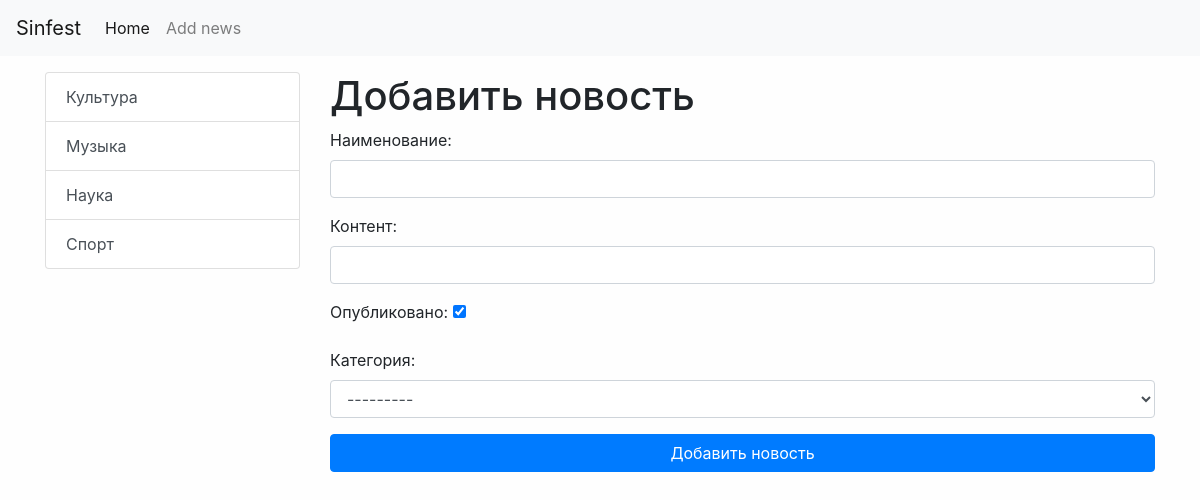
The page /news/add_news/ on the database its author committed.
### news/models.py (models this page shows)
class Category(models.Model):
    title = models.CharField(max_length=150, db_index=True, verbose_name='Наименование категории')
    def get_absolute_url(self):
        return reverse("category", kwargs={"category_id": self.pk})
    def __str__(self):
        return self.title
    class Meta:
        verbose_name = 'Категория'
        verbose_name_plural = 'Категории'
        ordering = ['title']

### news/views.py (the view)
# urls.py: path('news/add_news/', CreateNews.as_view(), name='add_news'),
class CreateNews(CreateView):
    form_class = NewsForm
    template_name = 'news/add_news.html'
    success_url = reverse_lazy('home')

### news/forms.py (shortened to what this page needs)
class NewsForm(forms.ModelForm):
    class Meta:
        model = News
        fields = ['title', 'content', 'is_published', 'category']
        widgets = {
            'title':forms.TextInput(attrs={'class':'form-control'}),
            'content':forms.TextInput(attrs={'class':'form-control', 'rows': 5}),
            "category":forms.Select(attrs={'class':'form-control'})
        }

### news/templatetags/news_tags.py (called while the page is built)
@register.inclusion_tag('news/list_categories.html')
def show_categories():
    categories = Category.objects.all()
    return {"categories" : categories}

### news/templates/news/add_news.html (shortened to what this page needs)
{% extends 'base.html' %}
{% block sidebar %}
{% include 'inc/_sidebar.html'%}
{% endblock %}
{% block content %}
<h1> Добавить новость</h1>
<form action="{% url 'add_news' %}" method="post">
    {{ form.as_p }}
    <button type="submit" class="btn btn-primary btn-block"> Добавить новость</button>
</form>
{% endblock %}

### news/templates/news/list_categories.html
<div class="list-group">
    {% for item in categories %}
    <a href="{{ item.get_absolute_url }}" class="list-group-item list-group-item-action">{{ item.title }}</a>
{% endfor %}
</div>

### testsite/static/css/style.css (style rules this page uses)
body { background-color: #fefefe; }

### rows shown on the page
Category: title "Культура"
Category: title "Музыка"
Category: title "Наука"
Category: title "Спорт"
